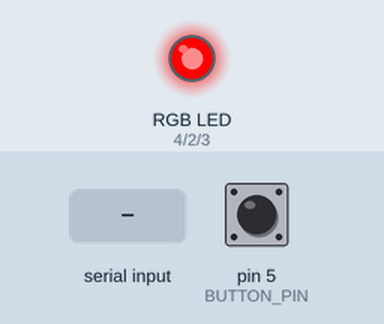
This sketch was run on a simulated Arduino Uno, built with avr-gcc and run on an emulated ATmega328P. Shown: an RGB LED mixed from three pins (HIGH = lit). Dashed ring = blinking. The inputs (shaded band) are chosen by the test bench; at power-on: pin 5 (BUTTON_PIN) LOW.

Above: at 1.2 s.
1.3 s: pin 5 (BUTTON_PIN) pulled HIGH for 0.15 s
At 2.4 s:
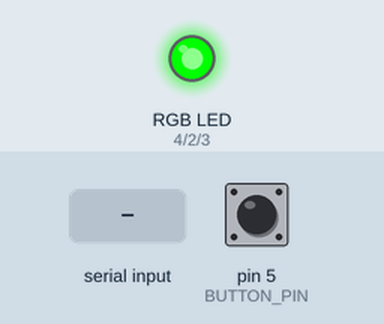
4.4 s: "90,45\n" received over Serial
7.4 s: pin 5 (BUTTON_PIN) pulled HIGH for 1 s
At 7.61 s:
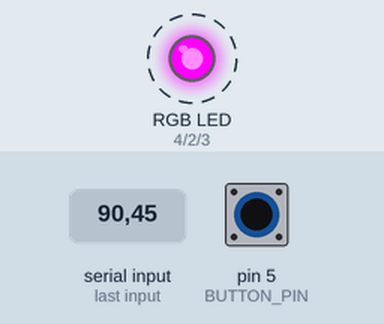
10.4 s: pin 5 (BUTTON_PIN) pulled HIGH for 3.2 s
At 10.58 s:
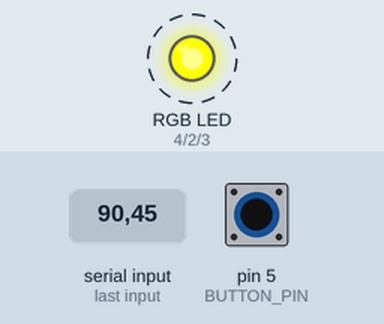
Timing chart, 0 to 16.1 s (numbered marks = the images above; inputs shaded):
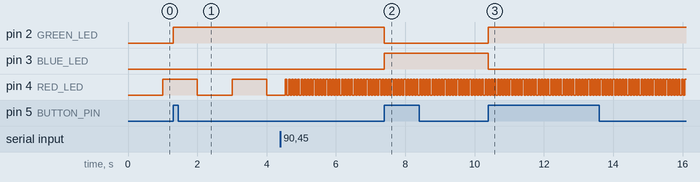

Measured:
- after the input at 1.3 s, pin 2 (GREEN_LED): LOW → HIGH at once
- after the input at 7.4 s, pin 2 (GREEN_LED): HIGH → LOW at once; pin 3 (BLUE_LED): LOW → HIGH at once
- after the input at 10.4 s, pin 2 (GREEN_LED): LOW → HIGH at once; pin 3 (BLUE_LED): HIGH → LOW at once
- by itself, pin 4 (RED_LED): alternates HIGH for 0.05 s and LOW for 0.05 s

The sketch:

sketch_sep30b.ino
```cpp
/*  Activity 11:
*     Goal:
*       - Button pressed (LOW -> HIGH) : toggle LED Green & Blue
*         - Toggle LEDS: power on Green, power off Blue
*       - Make LED Red blink every 1sec
*     LED Red always blinks regardless of button pressed
*
*     Self Added Goal:
*         - Be able to change how fast red blinks without impeding the toggle of Green and Blue
*
*/

#define GREEN_LED 2
#define BLUE_LED 3
#define RED_LED 4
#define BUTTON_PIN 5

#define debounceDelay 50 //ms

int blinkDelay = 1000; //ms

unsigned long lastTimeButtonPressed = millis();
unsigned long blinkCheck = millis();

byte greenState = LOW; //blue will be inverse of green
byte redState = LOW;
byte buttonState = LOW;

void setup() {
  Serial.begin(115200);
  Serial.setTimeout(10);

  pinMode(GREEN_LED, OUTPUT);
  pinMode(BLUE_LED, OUTPUT);
  pinMode(RED_LED, OUTPUT);

  pinMode(BUTTON_PIN, INPUT);
}

void toggleLEDS(){
  greenState = ~greenState;

  digitalWrite(GREEN_LED, greenState);
  digitalWrite(BLUE_LED, ~greenState);
}

void blinkRed(int delay){
  unsigned long blinkTime = millis();

  if((blinkTime - blinkCheck) > delay){

    blinkCheck += blinkDelay;
    redState = ~redState;
    digitalWrite(RED_LED, redState);
  }

}

void loop() {
  unsigned long timeNow = millis();

  //Debounce prevention
  if((timeNow - lastTimeButtonPressed) > debounceDelay){
    byte currentButtonState = digitalRead(BUTTON_PIN);

    //Button Press or Release?
    if(currentButtonState != buttonState){
      lastTimeButtonPressed = timeNow;
      buttonState = currentButtonState;

      //Button Press?
      if(currentButtonState == HIGH){
        toggleLEDS();
      }
    }
  }

  //Capture input if any
  if(Serial.available() > 0){
    int data = Serial.parseInt();

    if((data >= 30) && (data <= 5000)){
      blinkDelay = data;
    }
  }

  blinkRed(blinkDelay);

}
```
